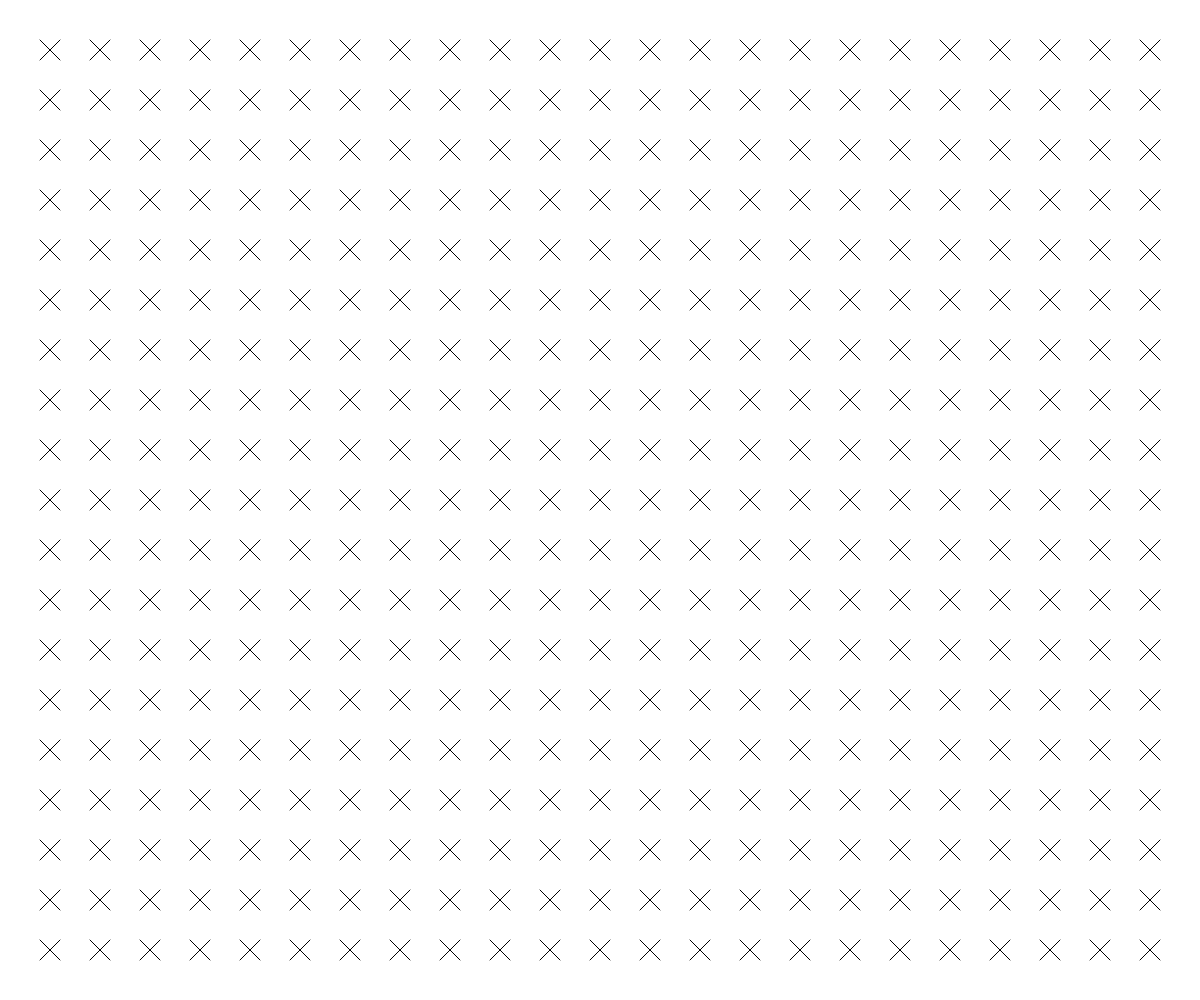
Frame 1 (no input)
Frame 60 (no input): identical to frame 1, image omitted
Frame 120 (the mouse pressed at the canvas centre since frame 60): identical to frame 1, image omitted

The p5.js sketch that drew this single still picture (run headless with seeded random() and noise() and a simulated clock; from frame 60 on, the mouse is pressed at the canvas centre):

// p5.js sketch
// ── sketch.js
function setup() {
  createCanvas(windowWidth, windowHeight);
  noFill();
}

function draw() {
  background(255);

  for (var x = 50; x <= width-50; x += 50) {
    for (var y = 50; y <= height-50; y += 50) {
      line(x-10, y-10, x+10, y+10);
      line(x+10, y-10, x-10, y+10);
    }
  }
}
